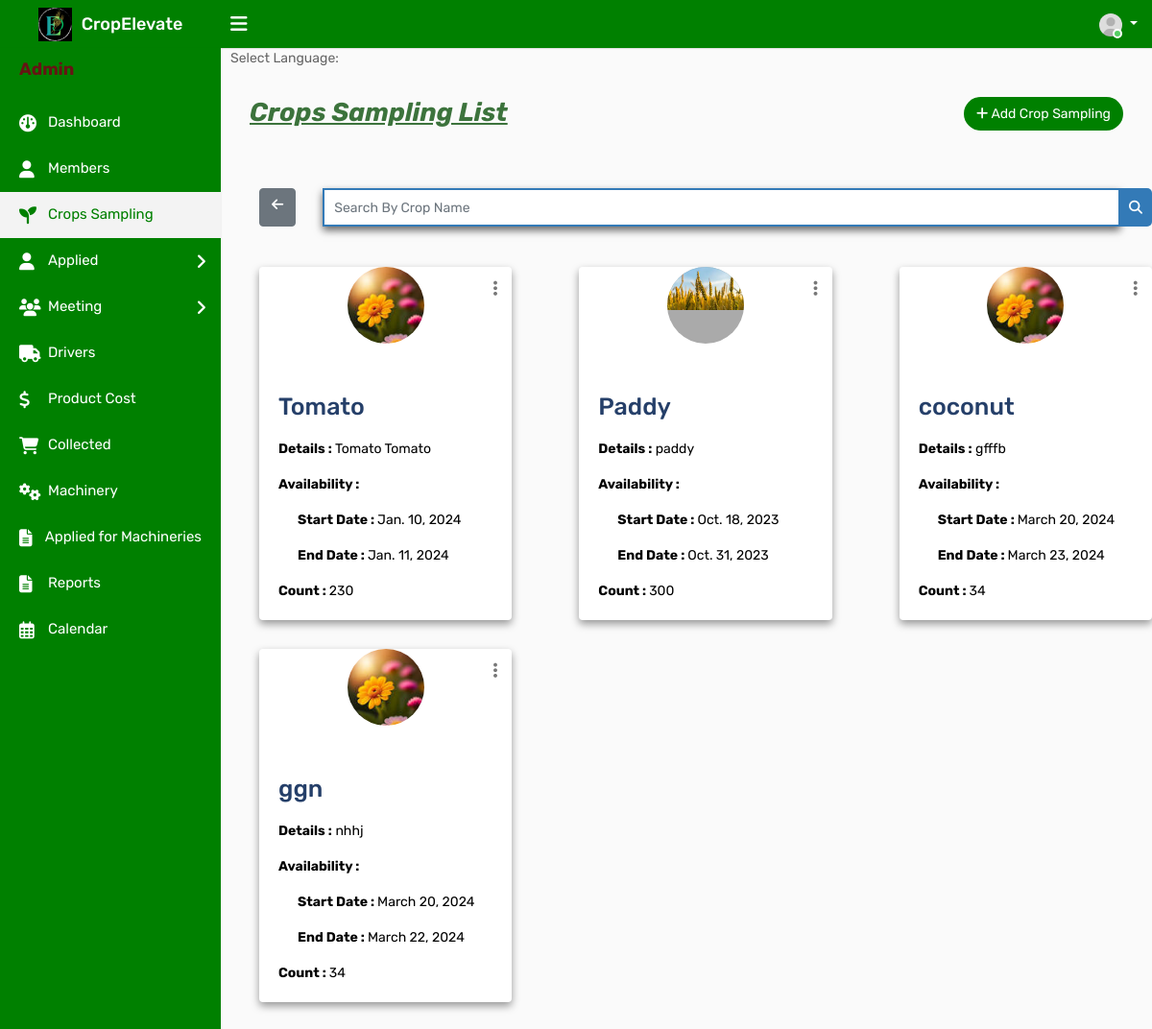
The app's page /adcrop (signed in), older data.
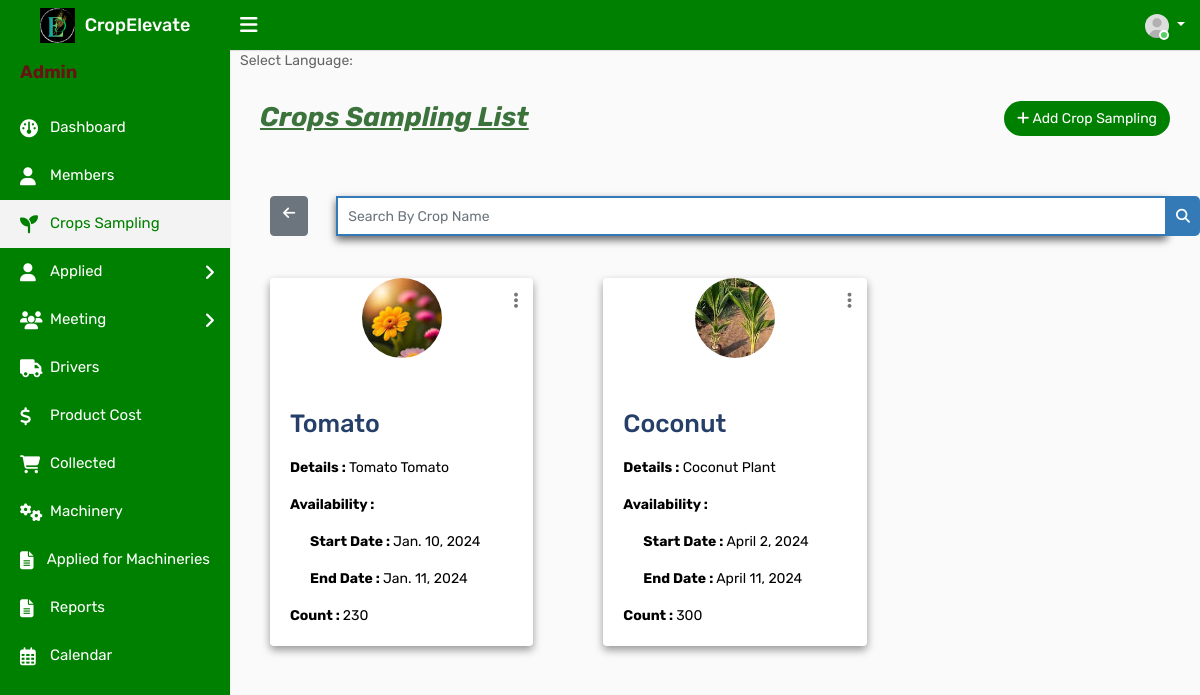
The same page, newer data.
### ceapp/models.py (models this page shows)
class Crop(models.Model):
    Namec = models.CharField(max_length=100)
    des = models.TextField()
    start_date = models.DateField(null=True, blank=True)
    end_date = models.DateField(null=True, blank=True)
    count = models.PositiveIntegerField(default=0)
    crop_photo = models.ImageField(upload_to='crop_photos/', blank=True, null=True)
    is_active = models.BooleanField(default=True)
    created_at = models.DateTimeField(auto_now_add=True)
    current = models.BooleanField(default=False)

### ceapp/views.py (the view)
# urls.py: path('adcrop',views.adcrop,name='adcrop'),
@never_cache
@login_required
def adcrop(request):
    crops = Crop.objects.all()
    return render(request, 'admintemp/adcrop.html', {'crops': crops})

### templates/admintemp/adcrop.html (shortened to what this page needs)
{% load static %}
<!DOCTYPE html>
<html lang="en">
<head>
    <link rel="stylesheet" type="text/css" href="{% static 'assets/css/bootstrap.min.css' %}">
    <link rel="stylesheet" type="text/css" href="{% static 'assets/css/dataTables.bootstrap4.min.css' %}">
    <link rel="stylesheet" type="text/css" href="{% static 'assets/css/font-awesome.min.css' %}">
    <link rel="stylesheet" type="text/css" href="{% static 'assets/css/style.css' %}">
    <link rel="stylesheet" href="https://cdnjs.cloudflare.com/ajax/libs/font-awesome/6.2.0/css/all.min.css">
</head>
<body>
    <div class="main-wrapper">
        <div class="header">
			<div class="header-left">
				<a href="{% url 'adindex' %}" class="logo">
					<img src="{% static 'assets/img/adminlogo1.png' %}" width="35" height="35" alt=""> <span>CropElevate</span>
				</a>
			</div>
			<a id="toggle_btn" href="javascript:void(0);"><i class="fa fa-bars"></i></a>
            <ul class="nav user-menu float-right">
                <li class="nav-item dropdown has-arrow">
                    <a href="#" class="dropdown-toggle nav-link user-link" data-toggle="dropdown">
                        <span class="user-img"><img class="rounded-circle" src="{% static 'assets/img/user.jpg' %}" width="40" alt="Admin">
							<span class="status online"></span></span>
                    </a>
                </li>
            </ul>
        </div>
        <div class="sidebar" id="sidebar">
            <div class="sidebar-inner slimscroll">
                <div id="sidebar-menu" class="sidebar-menu">
                    <ul>
                        <li class="menu-title" style="color:#661414; font-weight:bold;"><h4><b>Admin</b></h4></li>
                        <li>
                            <a href="{% url 'adindex' %}"><i class="fa fa-dashboard"></i> <span>Dashboard</span></a>
                        </li>
						<li>
                            <a href="{% url 'admember' %}"><i class="fa fa-user"></i> <span>Members</span></a>
                        </li>
                        <li class="active">
                            <a href="{% url 'adcrop' %}"><i class="fas fa-seedling fa-2x"></i> <span>Crops Sampling</span></a>
                        </li>
                        <li class="submenu green-background">
                            <a href="#"><i class="fa fa-user"></i> Applied <span class="menu-arrow"></span></a>
                        </li>
                        <li class="submenu green-background">
                            <a href="#"><i class="fas fa-users fa-2x"></i>  Meeting<span class="menu-arrow"></span></a>
                        </li>
                        <li>
                            <a href="{% url 'driver' %}"><i class="fas fa-truck"></i> <span>Drivers</span></a>
                        </li>
                        <li>
                            <a href="{% url 'adproductcost' %}"><i class="fas fa-dollar-sign"></i> <span>Product Cost</span></a>
                        </li>
                        <li>
                            <a href="{% url 'adselldetails' %}"><i class="fas fa-shopping-cart"></i> <span>Collected</span></a>
                        </li>
                        <li>
                            <a href="{% url 'admachinery' %}"><i class="fas fa-cogs"></i> <span>Machinery</span></a>
                        </li>
                        <li>
                            <a href="{% url 'applied_machineries_admin' %}"><i class="fas fa-file-text"></i>
                            </i> <span>Applied for Machineries</span></a>
                        </li>
                        <li>
                            <a href="{% url 'all_report' %}"><i class="fas fa-file-text"></i>
                            </i> <span>Reports</span></a>
                        </li>
                        <li>
                            <a href="{% url 'adcalendar' %}"><i class="far fa-calendar-alt fa-2x"></i>
                                <span>Calendar</span></a>
                        </li>
                    </ul>
                </div>
            </div>
        </div>
                </div>
                <div class="page-wrapper">
                    <div class="language-selector">
                        <span>Select Language: </span>
                    </div>
                    <div class="content">
                        <div class="row">
                            <div class="col-sm-5 col-5">
                                <h4 class="page-title" style="font-size:27px; color:#3c733c;" id="croplist"><b><i><u>Crops Sampling List</b></i></u></h4>
                            </div>
                            <div class="col-sm-7 col-7 text-right m-b-30">
                                <a href="{% url 'adaddcrop' %}" class="btn btn-primary btn-rounded" style="background-color: green; color: white;" id="addcro"><i class="fa fa-plus"></i> Add Crop Sampling</a>
                            </div>
                        </div>
                        </div>
                        <div class="row">
                            <div class="col-md-12">
                                <form id="search-form" method="GET" action="{% url 'search_crop' %}">
                                    <div class="input-group">
                                        <a href="{% url 'adcrop' %}" class="btn btn-secondary" style="margin-left:40px;"><i class="fa fa-arrow-left"></i></a>&ensp;&ensp;&ensp;&ensp;
                                        <input type="text" class="form-control custom-search-input" name="cropname" placeholder="Search By Crop Name">
                                        <div class="input-group-append">
                                            <button class="btn btn-primary custom-search-btn" type="submit"><i class="fa fa-search"></i></button>
                                        </div>
                                    </div>
                                </form>
                            </div>
                        </div><br><br>
                        <div class="row">
                            {% for crop in crops %}
                            <div class="col-md-4">
                                <div class="card" style="box-shadow: 0 4px 8px 0 rgba(0, 0, 0, 0.4); margin-left:40px;">
                                    <div class="dropdown profile-action">
                                        <a href="#" class="action-icon dropdown-toggle" data-toggle="dropdown" aria-expanded="false"><i class="fa fa-ellipsis-v"></i></a>
                                    </div>
                                    <div class="doctor-img">
                                        <a class="avatar" href="#"><img alt="" src="{{ crop.crop_photo.url }}"></a>
                                       </div>
                                    <div class="card-body">
                                        <p>
                                        <h5 class="card-title" style="color:#253f69; font-size: 25px;">{{ crop.Namec }}</h5>
                                        <p class="card-text" style="color:black;"><b>Details :</b>  {{ crop.des }}</p>
                                        <p class="card-text" style="color:black;"><b>Availability :</b></p>
                                        <p class="card-text" style= "padding-left:20px; color:black;"><b>Start Date : </b> {{ crop.start_date }}</p>
                                        <p class="card-text"  style= "padding-left:20px; color:black;"><b>End Date :  </b>{{ crop.end_date }}</p>
                                        <p class="card-text"style="color:black;"><b>Count : </b> {{ crop.count }}</p>
                                    </div>
                                </div>
                            </div>
                            {% endfor %}
                        </div>
		</div>
</body>
</html>

Row changes from the older to the newer data that the page shows:
removed Crop: crop_photo (picture), Namec "Paddy", des "paddy", start_date "Oct. 18, 2023", end_date "Oct. 31, 2023", count "300"
removed Crop: crop_photo (picture), Namec "coconut", des "gfffb", start_date "March 20, 2024", end_date "March 23, 2024", count "34"
removed Crop: crop_photo (picture), Namec "ggn", des "nhhj", start_date "March 20, 2024", end_date "March 22, 2024", count "34"
added Crop: crop_photo (picture), Namec "Coconut", des "Coconut Plant", start_date "April 2, 2024", end_date "April 11, 2024", count "300"
